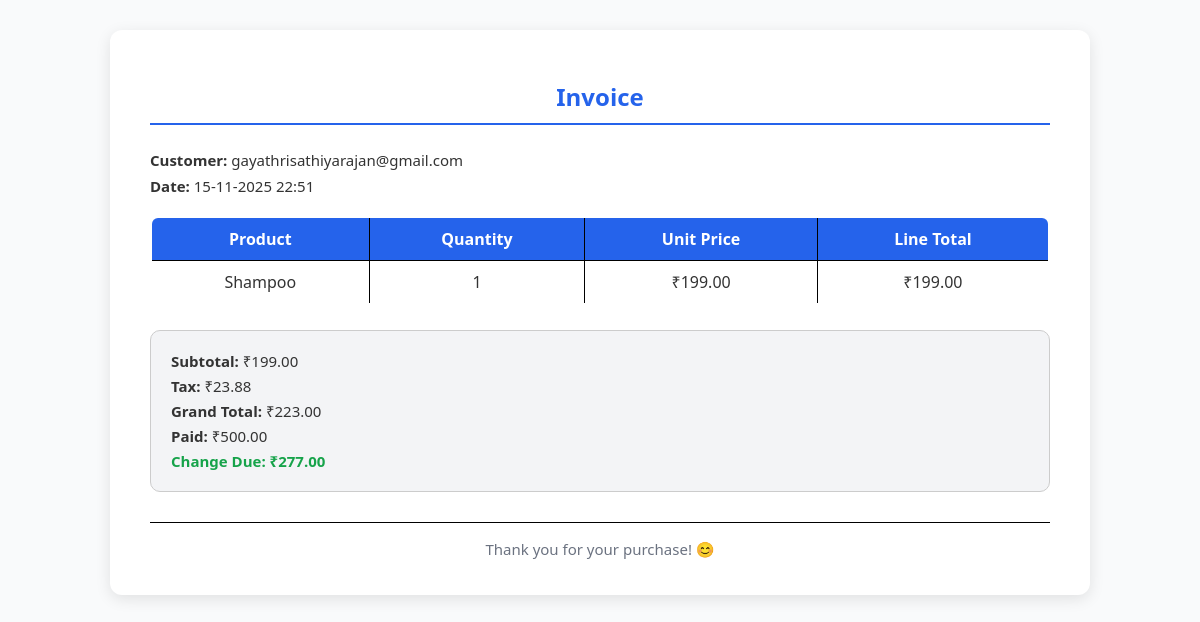
Page /purchase/77/ on the committed database.
### billing/models.py (models this page shows, shortened)
class Purchase(models.Model):
    customer = models.ForeignKey(Customer, on_delete=models.CASCADE)
    subtotal = models.DecimalField(max_digits=12, decimal_places=2, default=Decimal("0.00"))
    tax_total = models.DecimalField(max_digits=12, decimal_places=2, default=Decimal("0.00"))
    grand_total = models.DecimalField(max_digits=12, decimal_places=2, default=Decimal("0.00"))
    paid_amount = models.DecimalField(max_digits=12, decimal_places=2, default=Decimal("0.00"))
    change_due = models.DecimalField(max_digits=12, decimal_places=2, default=Decimal("0.00"))
    change_breakdown = models.JSONField(default=dict, blank=True)
    created_at = models.DateTimeField(auto_now_add=True)

class Customer(models.Model):
    email = models.EmailField(unique=True)

class PurchaseItem(models.Model):
    purchase = models.ForeignKey(Purchase, on_delete=models.CASCADE, related_name="items")
    product = models.ForeignKey(Product, on_delete=models.PROTECT)
    quantity = models.PositiveIntegerField()
    unit_price = models.DecimalField(max_digits=10, decimal_places=2)
    line_total = models.DecimalField(max_digits=12, decimal_places=2)

class Product(models.Model):
    product_code = models.CharField(max_length=50, unique=True, db_column='product_id')
    name = models.CharField(max_length=200)
    available_stock = models.PositiveIntegerField()
    unit_price = models.DecimalField(max_digits=10, decimal_places=2)
    tax_percent = models.DecimalField(max_digits=5, decimal_places=2, default=Decimal("0.00"))

### billing/views.py (the view)
# urls.py: path("purchase/<int:pk>/", views.purchase_detail, name="purchase_detail"),
def purchase_detail(request, pk):
    purchase = get_object_or_404(Purchase, pk=pk)
    return render(request, "purchase_detail.html", {"purchase": purchase, "items": purchase.items.all()})

### billing/templates/purchase_detail.html (shortened to what this page needs)
<!DOCTYPE html>
<html lang="en">
<head>
</head>
<body>
    <div class="container">
        <h2>Invoice</h2>
        <p><strong>Customer:</strong> {{ purchase.customer.email }}</p>
        <p><strong>Date:</strong> {{ purchase.created_at|date:"d-m-Y H:i" }}</p>
        <table border="1" cellpadding="5" cellspacing="0">
            <thead>
                <tr>
                    <th>Product</th>
                    <th>Quantity</th>
                    <th>Unit Price</th>
                    <th>Line Total</th>
                </tr>
            </thead>
            <tbody>
                {% for item in items %}
                <tr>
                    <td>{{ item.product.name }}</td>
                    <td>{{ item.quantity }}</td>
                    <td>₹{{ item.unit_price }}</td>
                    <td>₹{{ item.line_total }}</td>
                </tr>
                {% endfor %}
            </tbody>
        </table>
        <div class="totals">
            <p><strong>Subtotal:</strong> ₹{{ purchase.subtotal }}</p>
            <p><strong>Tax:</strong> ₹{{ purchase.tax_total }}</p>
            <p><strong>Grand Total:</strong> ₹{{ purchase.grand_total }}</p>
            <p><strong>Paid:</strong> ₹{{ purchase.paid_amount }}</p>
            <p class="highlight"><strong>Change Due:</strong> ₹{{ purchase.change_due }}</p>
        </div>
        <div class="footer">
            <p>Thank you for your purchase! 😊</p>
        </div>
    </div>
</body>
</html>

### billing/templates/purchase_detail.html (style rules this page uses)
body { font-family: "Segoe UI", sans-serif; background-color: #f9fafb; margin: 0; padding: 30px; color: #333; }
.container { max-width: 900px; background: #fff; margin: 0 auto; padding: 30px 40px; border-radius: 12px; box-shadow: 0 4px 15px rgba(0,0,0,0.1); }
h2 { text-align: center; color: #2563eb; border-bottom: 2px solid #2563eb; padding-bottom: 10px; margin-bottom: 25px; }
p { font-size: 15px; margin: 6px 0; }
table { width: 100%; border-collapse: collapse; margin-top: 20px; border: 2px solid black; border-radius: 8px; overflow: hidden; }
th, td { border: 1px solid black; padding: 10px; text-align: center; }
th { background-color: #2563eb; color: white; font-weight: 600; }
.totals { margin-top: 25px; background: #f3f4f6; padding: 15px 20px; border-radius: 10px; border: 1px solid #ccc; }
.totals p { margin: 5px 0; }
.highlight { color: #16a34a; font-weight: bold; }
.footer { margin-top: 30px; text-align: center; color: #6b7280; font-size: 14px; border-top: 1px solid #000; padding-top: 10px; }

### rows in the picture
Purchase: customer.email "gayathrisathiyarajan@gmail.com", created_at "15-11-2025 22:51", subtotal "199.00", tax_total "23.88", grand_total "223.00", paid_amount "500.00", change_due "277.00"
PurchaseItem: product.name "Shampoo", quantity "1", unit_price "199.00", line_total "199.00"
